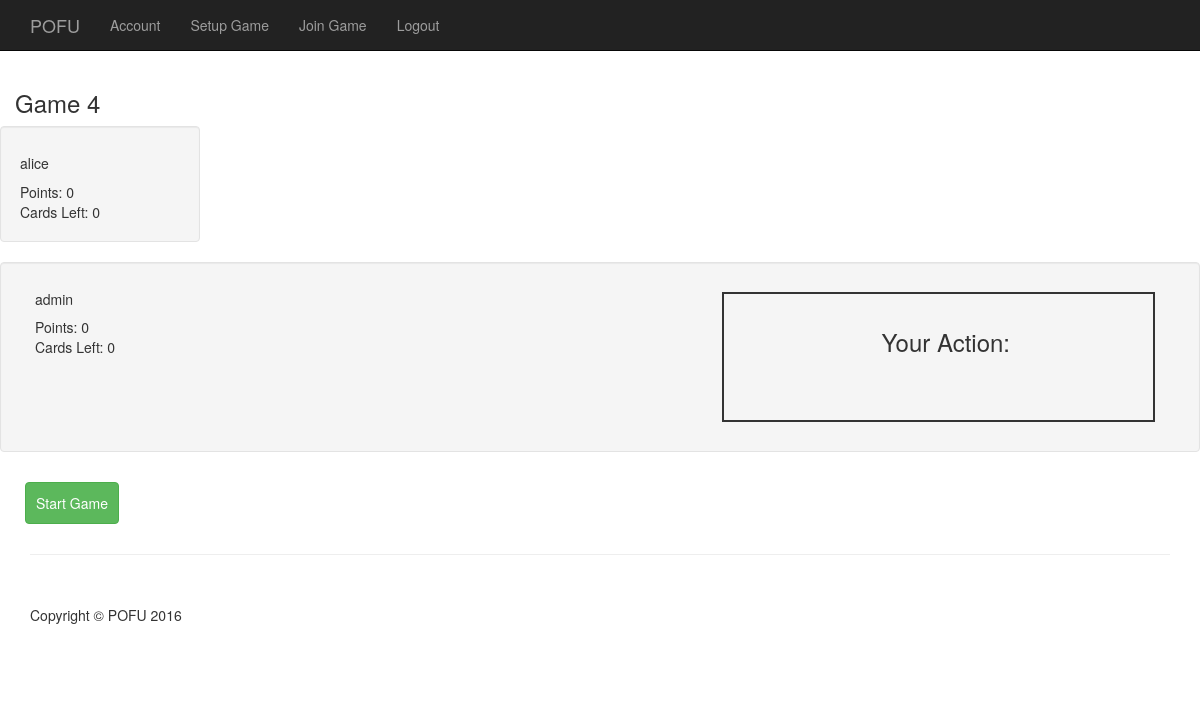
The page /game/display/4/ (signed in) on the database its author committed.
### game/models.py (models this page shows, shortened)
class Game(models.Model):
    status = models.CharField(max_length=1, default='A', choices=GAME_STATUS)
    title = models.CharField(max_length=50, blank=True)
    host = models.ForeignKey(User)
    deck = Deck()
    turn = models.IntegerField(default=0)
    objects = GamesManager()

class Player(models.Model):
    game = models.ForeignKey('game.Game')
    user = models.ForeignKey(User)
    points = models.IntegerField(default=0)
    position = models.IntegerField()
    turn = models.BooleanField(default=False)
    action = models.OneToOneField('game.Action', null=True, blank=True)
    def cards_left(self):
        return self.hand.cards.count()
    def cards_in_hand(self):
        return [card.short() for card in self.hand.cards.all()]
    def selected_cards(self):
        return [card.short() for card in self.hand.selected.all()]

### cards/models.py (models this page shows, shortened)
class Hand(models.Model):
    cards = models.ManyToManyField('cards.Card', related_name="cards")
    player = models.OneToOneField('game.Player')
    selected = models.ManyToManyField('cards.Card', related_name="selected")

### game/views.py (the view)
# urls.py: url(r'^display/(?P<pk>\d+)/$', views.display, name='display'),
@login_required
def display(request, pk):
    game = get_object_or_404(Game, pk=pk)
    all_players = game.player_set.all()
    player = all_players.get(user=request.user)
    other_players = all_players.exclude(user=request.user)
    context = {'game': game,
               'player': player,
               'other_players': other_players}
    return render(request, 'game/display.html', context)

### game/templates/game/display.html (shortened to what this page needs)
{% extends 'base.html' %}
{% load staticfiles %}
{% block css %}
{{ block.super }}
<link href="{% static 'game/game.css' %}" rel="stylesheet" type="text/css">
{% endblock css %}
{% block content %}
<div class="row">
    <div id="header">
        <h3 class="panel-header">Game <span id="game-id">{{ game.id }}</span></h3>
    </div>
    <div id="table">
        <div class="row">
            <div id="other_players">
                {% for other_player in other_players %}
                    <div id="player-{{other_player.user.username}}">
                        {% include "game/other_player_snippet.html" with player=other_player %}
                    </div>
                {% endfor %}
            </div>
        </div>
        <div class="row">
            <div id="player_section">
                <div class="well col-md-12" id="player-self">
                    {% include "game/player_snippet.html" with player=player %}
                </div>
            </div>
        </div>
    </div>
    <div id="host-controls">
        {% include "game/host_controls.html" with host=player game=game %}
    </div>
</div>
{% endblock content %}

### game/templates/game/other_player_snippet.html
<div class="well col-sm-2">
    <h5 class="panel-header">{{ player.user.username }}</h5>
    Points: {{ player.points }}<br>
    Cards Left: {{ player.cards_left }}
</div>

### game/templates/game/player_snippet.html (shortened to what this page needs)
{% load staticfiles %}
<div class="col-md-6">
    <h5 class="panel-header">{{ player.user.username }}</h5>
    Points: {{ player.points }}<br>
    Cards Left: {{ player.cards_left }}
    <div class="row">
    </div>
</div>
<div class="col-md-5 col-md-push-1">
    <div class=container" id="selected-cards">
        <div class="row">
            <h3 class="panel-header text-center">Your Action:</h3>
        </div>
        <div class="row">
            <div class="col-md-7">
            </div>
        </div>
    </div>
</div>

### static/css/main.css (style rules this page uses)
body { padding-top: 70px; }

### game/static/game/game.css (style rules this page uses)
#selected-cards { border: 2px solid; margin: 10px; padding: 15px; padding-left: 30px; padding-bottom: 5px; }

### rows shown on the page
Game: id "4"
Player: user.username "alice", points "0", cards_left "0"
Player: user.username "admin", points "0", cards_left "0"
